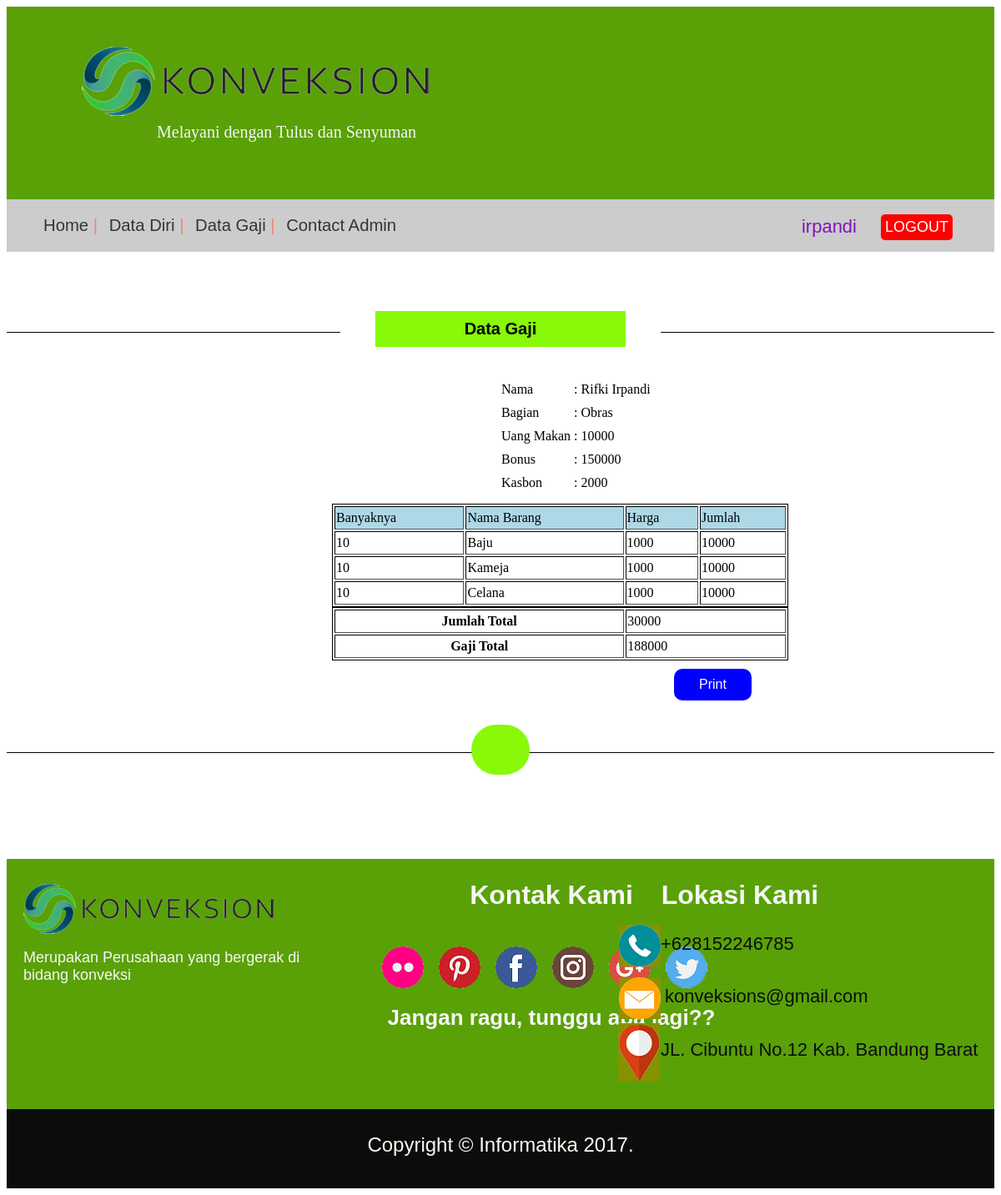
The app's page /data-gaji-karyawan.php (signed in) with its own data.
### tables this page shows
CREATE TABLE `tbl_data` (
  `id_karyawan` int(12) NOT NULL,
  `username` varchar(40) NOT NULL,
  `password` varchar(50) NOT NULL,
  `nik` bigint(200) NOT NULL,
  `nama` varchar(100) NOT NULL,
  `foto` varchar(55) NOT NULL,
  `ttl` text NOT NULL,
  `jenis_kelamin` varchar(100) NOT NULL,
  `nomor_telepon` text NOT NULL,
  `alamat` text NOT NULL,
  `bagian` varchar(50) NOT NULL,
  `uang_makan` int(50) NOT NULL,
  `bonus` int(50) NOT NULL,
  `kasbon` int(50) NOT NULL,
  `gaji` int(50) NOT NULL,
  `gaji_total` int(50) NOT NULL,
  `banyak_1` int(40) NOT NULL,
  `banyak_2` int(50) NOT NULL,
  `banyak_3` int(50) NOT NULL,
  `nama_barang_1` varchar(100) NOT NULL,
  `nama_barang_2` varchar(100) NOT NULL,
  `nama_barang_3` varchar(100) NOT NULL,
  `harga_1` int(50) NOT NULL,
  `harga_2` int(50) NOT NULL,
  `harga_3` int(50) NOT NULL,
  `jumlah_1` int(50) NOT NULL,
  `jumlah_2` int(50) NOT NULL,
  `jumlah_3` int(50) NOT NULL,
  `jumlah_total` int(50) NOT NULL
);

### data-gaji-karyawan.php (the view, shortened to what this page needs)
<!DOCTYPE HTML>
<html>
	<head>
		<link rel="stylesheet" type="text/css" href="assets/css/style2.css">
	</head>
	<body>
		<div class="wrapper">
			<header>
				<div id="logo">
					<img src="assets/img/LOGO1.png">
					<p>Melayani dengan Tulus dan Senyuman</p>
				</div>
			</header>
			<nav>
				<ul>
					<li><a href="home-karyawan.php">Home<span> | </span></a></li>
					<li><a href="data-diri.php">Data Diri<span> | </span></a></li>
					<li><a href="data-gaji-karyawan.php">Data Gaji<span> | </span></a></li>
					<li><a href="contact-admin.php">Contact Admin</a></li>
				<ul>
				<div class="logout-btn">
					<a href="logout.php" class="btn">LOGOUT</a>
				</div>
				<p><?php
					echo $_SESSION['username'];
					?></p>
			</nav>
			<div class="konten">
				<h2>Data Gaji</h2>
				<div id="data-gaji">
					<?php
						include ("koneksi/connection.php");
						$id = $_SESSION['id'];
						$sql = mysqli_query($connect, "SELECT id_karyawan,nama,uang_makan,bonus,kasbon,gaji,gaji_total,banyak_1,banyak_2,banyak_3,nama_barang_1,nama_barang_2,nama_barang_3,harga_1,harga_2,harga_3,jumlah_1,jumlah_2,jumlah_3,jumlah_total,bagian FROM tbl_data WHERE id_karyawan = '$id'");
						$var = mysqli_fetch_array($sql);
					?>
					<table>
						<tr>
							<td>Nama</td><td> : <td>
							<?php echo $var['nama']; ?></td>
						</tr>
						<tr>
							<td>Bagian</td><td> : <td>
							<?php echo $var['bagian']; ?></td>
						</tr>
						<tr>
							<td>Uang Makan</td><td> : <td>
							<?php echo $var['uang_makan']; ?></td>
						</tr>
						<tr>
							<td>Bonus</td><td> : <td>
							<?php echo $var['bonus']; ?></td>
						</tr>
						<tr>
							<td>Kasbon</td><td> : <td>
							<?php echo $var['kasbon']; ?></td>
						</tr>
					</table>
				</div>
				<div id="gaji-table">
					<table border="2px">
						<tr bgcolor="lightblue">
							<td>Banyaknya</td>
							<td>Nama Barang</td>
							<td>Harga</td>
							<td>Jumlah</td>
						</tr>
						<tr>
							<td><?php echo $var['banyak_1'] ?></td>
							<td><?php echo $var['nama_barang_1'] ?></td>
							<td><?php echo $var['harga_1'] ?></td>
							<td><?php echo $var['jumlah_1'] ?></td>
						</tr>
						<tr>
							<td><?php echo $var['banyak_2'] ?></td>
							<td><?php echo $var['nama_barang_2'] ?></td>
							<td><?php echo $var['harga_2'] ?></td>
							<td><?php echo $var['jumlah_2'] ?></td>
						</tr>
						<tr>
							<td><?php echo $var['banyak_3'] ?></td>
							<td><?php echo $var['nama_barang_3'] ?></td>
							<td><?php echo $var['harga_3'] ?></td>
							<td><?php echo $var['jumlah_3'] ?></td>
						</tr>
						</table>
						<table border="2px">
						<tr>
							<th>Jumlah Total</th>
							<td><?php echo $var['jumlah_total']; ?></td>
						</tr>
						<tr>
							<th>Gaji Total</th>
							<td><?php echo $var['gaji_total']; ?></td>
						</tr>
					</table>
				</div>
				<div class="tom1">
					<a target="blank" href="print-gaji-karyawan.php?id=<?php echo $var['id_karyawan']; ?>">Print</a>
				</div>
				<h4></h4>
			</div>
			<div class="drop-us">
				<div class="drop-us-about">
					<img src="assets/img/LOGO1.png">
					<p>Merupakan Perusahaan yang bergerak di bidang konveksi</p>
				</div>
				<div class="drop-us-contact">
					<h2>Kontak Kami</h2>
					<ul>
						<li><a href="#"><img src="assets/img/flickr.png"width="50" height="50"></a></li>
						<li><a href="#"><img src="assets/img/pinterest.png"width="50" height="50"></a></li>
						<li><a href="#"><img src="assets/img/facebook.png"width="50" height="50"></a></li>
						<li><a href="#"><img src="assets/img/instagram.png"width="50" height="50"></a></li>
						<li><a href="#"><img src="assets/img/google-plus.png"width="50" height="50"></a></li>
						<li><a href="#"><img src="assets/img/twitter.png"width="50" height="50"></a></li>
					</ul>
					<br></br>
					<h3>Jangan ragu, tunggu apa lagi??</h3>
				</div>
				<div class="drop-us-location">
					<h2>Lokasi Kami</h2>
					<div class="drop-phone">
						<img src="assets/img/phone.png" width="50" height="50">
						<p>+628152246785</p>
					</div>
					<div class="drop-mail">
						<img src="assets/img/mails.png" width="50" height="50">
						<p>konveksions@gmail.com</p>
					</div>
					<div class="drop-locate">
						<img src="assets/img/locations.png" width="50" height="70">
						<p>JL. Cibuntu No.12 Kab. Bandung Barat</p>
					</div>
				</div>
			</div>
			<footer>
				<p>Copyright &copy Informatika 2017.</p>
			</footer>
		</div>
	</body>
</html>

### assets/css/style2.css (style rules this page uses)
.wrapper { max-width: 1500px; width: 100%; margin: 0px auto; }
header { background-color: #59a107; width: 100%; height: 235px; }
header #logo { float: left; margin-top: 48px; margin-bottom: 43px; margin-left: 90px; }
header #logo p { margin-left: 90px; margin-top: 4px; font-family: Monotype Corsiva; font-size: 20px; color: #f8f6f5; }
nav { background-color: #cccccc; width: 100%; margin-top: -20px; }
nav ul { padding-top: 20px; }
nav li { display: inline; }
nav li a { text-decoration: none; color: #353534; font-family: Arial; font-size: 20.3px; margin: 0px 4px; }
nav li a span { color: salmon; }
nav p { float: right; font-family: Arial; font-size: 22px; color: #8114ba; margin-top: -43px; margin-right: 165px; }
.logout-btn .btn { float: right; margin-top: -45px; margin-right: 50px; padding: 5px 5px; font-family: Arial; font-size: 18px; background-color: #ff0000; border-radius: 5px; }
.logout-btn a { text-decoration: none; font-family: Arial; font-size: 18px; color: #ffffff; }
.konten { margin-top: 80px; border-top: 1px solid black; border-bottom: 1px solid black; }
.konten h2 { font-family: Arial; font-size: 20px; background-color: #88f908; border-radius: 10px; padding: 10px 50px; text-align: center; width: 200px; margin: 0px auto; position: relative; top: -26px; border-left: 42px solid #fff; border-right: 42px solid #fff; }
#data-gaji { float: left; line-height: 1.5; margin-left:590px; margin-top: 10px; }
#gaji-table { float: left; line-height: 1.5; margin-left:390px; margin-top: 10px; }
#gaji-table table { border:1px solid black; width:200%; }
.konten a { float: left; font-family: Arial; font-size: 16px; padding: 10px 30px; background-color: #197b30; color: #ffffff; text-decoration: none; border-radius: 10px; margin-top: 30px; margin-left: 388px; }
.konten .tom1 a { float: left; font-family: Arial; font-size: 16px; padding: 10px 30px; background-color: blue; color: #ffffff; text-decoration: none; border-radius: 10px; margin-left: 800px; margin-top: 10px; }
.konten h4 { font-family: Arial; font-size: 22px; background-color: #88f908; border-radius: 400px; padding: 30px 20px; text-align: center; width: 30px; margin: 0px auto; position: relative; bottom: -27px; margin-top: 400px; }
.drop-us { clear: both; background-color: #59a107; margin-top: 127px; height: 300px; padding-right: 10px; }
.drop-us-about { width: 400px; height: 300px; }
.drop-us-about img { width: 300px; float: left; margin-left: 20px; margin-top: 30px; }
.drop-us-about p { float: left; font-family: Arial; font-size: 18px; font-style: bold; color: #f8f6f5; margin-left: 20px; }
.drop-us-contact { float: left; width: 500px; height: 300px; margin-left: 403px; margin-top: -305px; }
.drop-us-contact h2 { font-family: Arial; font-size: 32px; font-style: bold; color: #f8f6f5; margin-top: 30px; text-align: center; }
.drop-us-contact ul { text-align: center; float: left; }
.drop-us-contact li { display: inline; text-align: center; }
.drop-us-contact a { margin: 0px 7px; }
.drop-us-contact h3 { font-family: Arial; font-size: 26px; font-style: bold; color: #f8f6f5; text-align: center; }
.drop-us-location { float: right; width: 590px; height: 300px; margin-top: -305px; }
.drop-us-location h2 { font-family: Arial; font-size: 32px; font-style: bold; color: #f8f6f5; margin-top: 30px; text-align: center; }
.drop-phone img { background-color: transparent; float: left; margin-left: 150px; margin-top: -10px; }
.drop-phone p { font-family: Arial; font-size: 22px; color: #0c0d0b; }
.drop-mail img { background-color: transparent; float: left; margin-left: 150px; margin-top: 5px; }
.drop-mail p { font-family: Arial; font-size: 22px; margin-left: 5px; margin-top: 15px; float: left; color: #0c0d0b; }
.drop-locate img { background-color: transparent; margin-top: 60px; margin-left: -300px; }
.drop-locate p { font-family: Arial; font-size: 22px; color: #0c0d0b; margin-top: -55px; margin-left: 200px; }
footer { clear: both; height: 85px; background-color: #0c0d0b; padding: 5px; }
footer p { color: #f8faf6; text-align: center; font-family: Arial; font-size: 24px; font-style: bold; }

### records on screen
tbl_data: nama "Rifki Irpandi", bagian "Obras", uang_makan "10000", bonus "150000", kasbon "2000", banyak_1 "10", nama_barang_1 "Baju", harga_1 "1000", jumlah_1 "10000", banyak_2 "10", nama_barang_2 "Kameja", harga_2 "1000", jumlah_2 "10000", banyak_3 "10", nama_barang_3 "Celana", harga_3 "1000", jumlah_3 "10000", jumlah_total "30000", gaji_total "188000"

### other values on screen
$_SESSION['username'] "irpandi"
